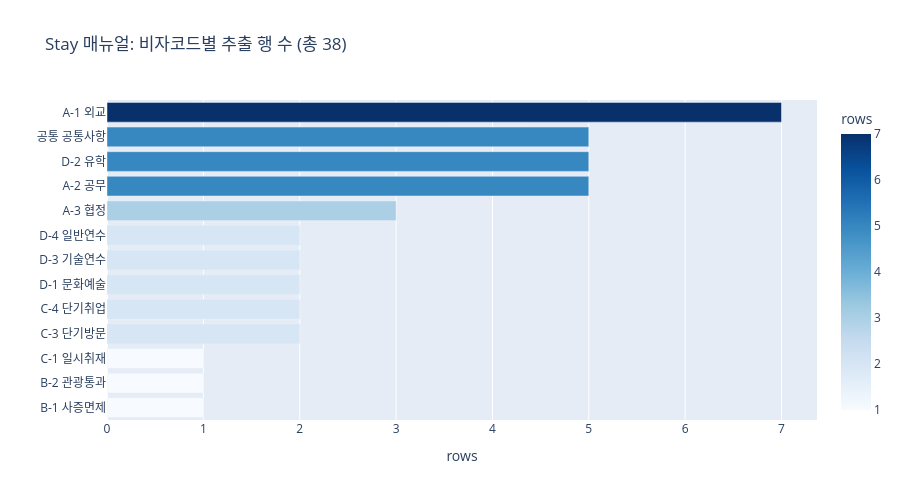

The notebook cell saved with this chart:
### Code cell
# 비자코드별 행 수 (stay)
code_dist = stay_semantic.groupby(["stay_status_code", "stay_status_name_ko"]).size().reset_index(name="rows")
code_dist["label"] = code_dist["stay_status_code"] + " " + code_dist["stay_status_name_ko"]
code_dist = code_dist.sort_values("rows", ascending=True)

fig = px.bar(code_dist, x="rows", y="label", orientation="h",
             title=f"Stay 매뉴얼: 비자코드별 추출 행 수 (총 {len(stay_semantic)})",
             color="rows", color_continuous_scale="Blues")
fig.update_layout(height=500, yaxis_title="", xaxis_title="rows")
fig.show()

### Figure 1 — Plotly figure (JSON) as saved in the notebook; plotly's stock layout.template omitted (floating-point values rounded to 4 significant figures)
{"data": [{"hovertemplate": "rows=%{marker.color}<br>label=%{y}<extra></extra>", "legendgroup": "", "marker": {"color": [1, 1, 1, 2, 2, 2, 2, 2, 3, 5, 5, 5, 7], "coloraxis": "coloraxis", "pattern": {"shape": ""}}, "name": "", "orientation": "h", "showlegend": false, "textposition": "auto", "type": "bar", "x": [1, 1, 1, 2, 2, 2, 2, 2, 3, 5, 5, 5, 7], "xaxis": "x", "y": ["B-1 사증면제", "B-2 관광통과", "C-1 일시취재", "C-3 단기방문", "C-4 단기취업", "D-1 문화예술", "D-3 기술연수", "D-4 일반연수", "A-3 협정", "A-2 공무", "D-2 유학", "공통 공통사항", "A-1 외교"], "yaxis": "y"}], "layout": {"barmode": "relative", "coloraxis": {"colorbar": {"title": {"text": "rows"}}, "colorscale": [[0.0, "rgb(247,251,255)"], [0.125, "rgb(222,235,247)"], [0.25, "rgb(198,219,239)"], [0.375, "rgb(158,202,225)"], [0.5, "rgb(107,174,214)"], [0.625, "rgb(66,146,198)"], [0.75, "rgb(33,113,181)"], [0.875, "rgb(8,81,156)"], [1.0, "rgb(8,48,107)"]]}, "height": 500, "legend": {"tracegroupgap": 0}, "title": {"text": "Stay 매뉴얼: 비자코드별 추출 행 수 (총 38)"}, "xaxis": {"anchor": "y", "domain": [0.0, 1.0], "title": {"text": "rows"}}, "yaxis": {"anchor": "x", "domain": [0.0, 1.0], "title": {"text": ""}}}}
